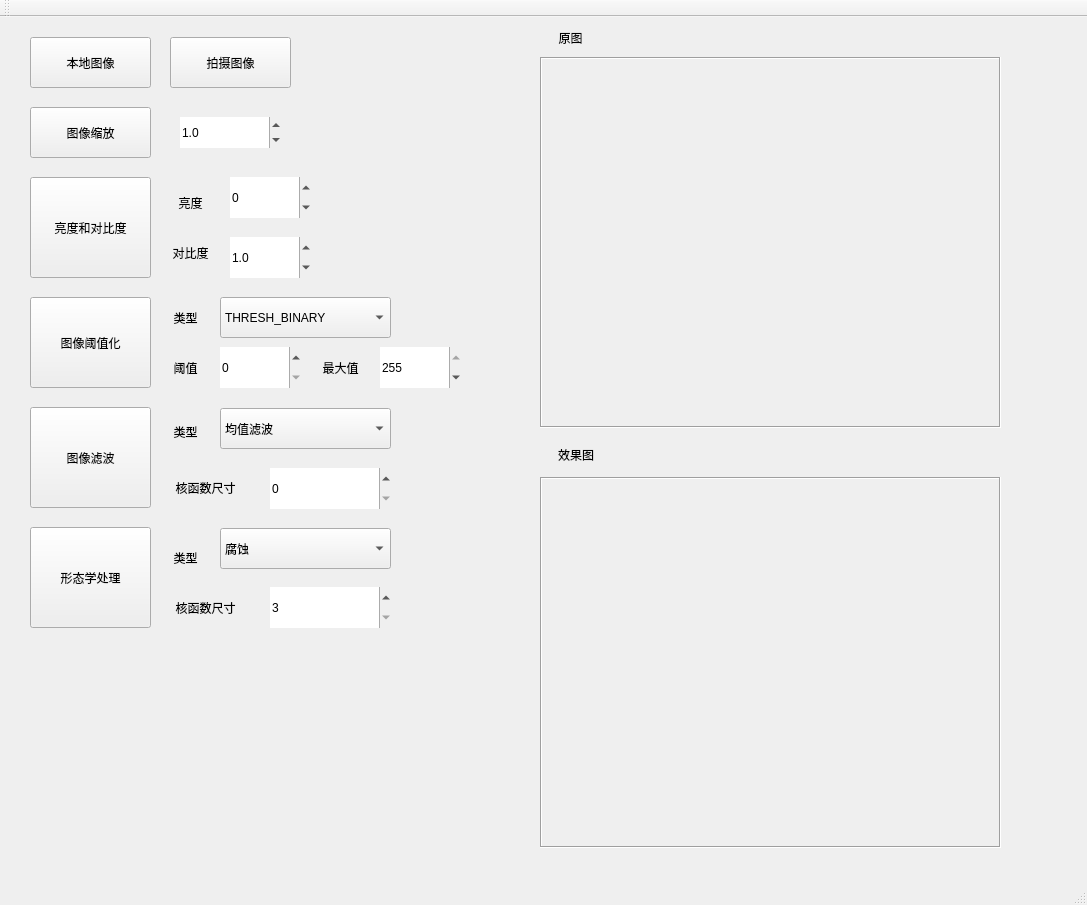
<?xml version="1.0" encoding="UTF-8"?>
<ui version="4.0">
 <class>DIPtestClass</class>
 <widget class="QMainWindow" name="DIPtestClass">
  <property name="geometry">
   <rect>
    <x>0</x>
    <y>0</y>
    <width>1087</width>
    <height>905</height>
   </rect>
  </property>
  <property name="windowTitle">
   <string>DIPtest</string>
  </property>
  <widget class="QWidget" name="centralWidget">
   <widget class="QPushButton" name="ImageLocal">
    <property name="geometry">
     <rect>
      <x>30</x>
      <y>20</y>
      <width>121</width>
      <height>51</height>
     </rect>
    </property>
    <property name="text">
     <string>本地图像</string>
    </property>
   </widget>
   <widget class="QPushButton" name="ImageCamera">
    <property name="geometry">
     <rect>
      <x>170</x>
      <y>20</y>
      <width>121</width>
      <height>51</height>
     </rect>
    </property>
    <property name="text">
     <string>拍摄图像</string>
    </property>
   </widget>
   <widget class="QPushButton" name="Resize">
    <property name="geometry">
     <rect>
      <x>30</x>
      <y>90</y>
      <width>121</width>
      <height>51</height>
     </rect>
    </property>
    <property name="text">
     <string>图像缩放</string>
    </property>
   </widget>
   <widget class="QPushButton" name="BrightContrast">
    <property name="geometry">
     <rect>
      <x>30</x>
      <y>160</y>
      <width>121</width>
      <height>101</height>
     </rect>
    </property>
    <property name="text">
     <string>亮度和对比度</string>
    </property>
   </widget>
   <widget class="QPushButton" name="Threshold">
    <property name="geometry">
     <rect>
      <x>30</x>
      <y>280</y>
      <width>121</width>
      <height>91</height>
     </rect>
    </property>
    <property name="text">
     <string>图像阈值化</string>
    </property>
   </widget>
   <widget class="QPushButton" name="Blur">
    <property name="geometry">
     <rect>
      <x>30</x>
      <y>390</y>
      <width>121</width>
      <height>101</height>
     </rect>
    </property>
    <property name="text">
     <string>图像滤波</string>
    </property>
   </widget>
   <widget class="QPushButton" name="ErodeDilate">
    <property name="geometry">
     <rect>
      <x>30</x>
      <y>510</y>
      <width>121</width>
      <height>101</height>
     </rect>
    </property>
    <property name="text">
     <string>形态学处理</string>
    </property>
   </widget>
   <widget class="QLabel" name="OriginText">
    <property name="geometry">
     <rect>
      <x>530</x>
      <y>10</y>
      <width>81</width>
      <height>21</height>
     </rect>
    </property>
    <property name="text">
     <string>原图</string>
    </property>
    <property name="textFormat">
     <enum>Qt::AutoText</enum>
    </property>
    <property name="alignment">
     <set>Qt::AlignCenter</set>
    </property>
    <property name="wordWrap">
     <bool>false</bool>
    </property>
   </widget>
   <widget class="QLabel" name="ProgressText">
    <property name="geometry">
     <rect>
      <x>540</x>
      <y>430</y>
      <width>72</width>
      <height>15</height>
     </rect>
    </property>
    <property name="text">
     <string>效果图</string>
    </property>
    <property name="alignment">
     <set>Qt::AlignCenter</set>
    </property>
   </widget>
   <widget class="QScrollArea" name="ImageArea_2">
    <property name="geometry">
     <rect>
      <x>540</x>
      <y>460</y>
      <width>461</width>
      <height>371</height>
     </rect>
    </property>
    <property name="frameShape">
     <enum>QFrame::Box</enum>
    </property>
    <property name="frameShadow">
     <enum>QFrame::Sunken</enum>
    </property>
    <property name="widgetResizable">
     <bool>false</bool>
    </property>
    <property name="alignment">
     <set>Qt::AlignCenter</set>
    </property>
    <widget class="QWidget" name="scrollAreaWidgetContents_2">
     <property name="geometry">
      <rect>
       <x>0</x>
       <y>0</y>
       <width>457</width>
       <height>367</height>
      </rect>
     </property>
    </widget>
   </widget>
   <widget class="QScrollArea" name="ImageArea">
    <property name="geometry">
     <rect>
      <x>540</x>
      <y>40</y>
      <width>461</width>
      <height>371</height>
     </rect>
    </property>
    <property name="frameShape">
     <enum>QFrame::Box</enum>
    </property>
    <property name="widgetResizable">
     <bool>false</bool>
    </property>
    <property name="alignment">
     <set>Qt::AlignCenter</set>
    </property>
    <widget class="QWidget" name="scrollAreaWidgetContents">
     <property name="geometry">
      <rect>
       <x>0</x>
       <y>0</y>
       <width>457</width>
       <height>367</height>
      </rect>
     </property>
    </widget>
   </widget>
   <widget class="QDoubleSpinBox" name="ResizeSpin">
    <property name="geometry">
     <rect>
      <x>180</x>
      <y>100</y>
      <width>101</width>
      <height>31</height>
     </rect>
    </property>
    <property name="frame">
     <bool>false</bool>
    </property>
    <property name="decimals">
     <number>1</number>
    </property>
    <property name="minimum">
     <double>0.100000000000000</double>
    </property>
    <property name="maximum">
     <double>20.000000000000000</double>
    </property>
    <property name="singleStep">
     <double>0.100000000000000</double>
    </property>
    <property name="value">
     <double>1.000000000000000</double>
    </property>
   </widget>
   <widget class="QFrame" name="frame">
    <property name="geometry">
     <rect>
      <x>30</x>
      <y>90</y>
      <width>261</width>
      <height>51</height>
     </rect>
    </property>
    <property name="frameShape">
     <enum>QFrame::NoFrame</enum>
    </property>
    <property name="frameShadow">
     <enum>QFrame::Plain</enum>
    </property>
    <property name="lineWidth">
     <number>1</number>
    </property>
   </widget>
   <widget class="QComboBox" name="ThreshCombo">
    <property name="geometry">
     <rect>
      <x>220</x>
      <y>280</y>
      <width>171</width>
      <height>41</height>
     </rect>
    </property>
    <property name="currentIndex">
     <number>0</number>
    </property>
    <property name="frame">
     <bool>true</bool>
    </property>
    <item>
     <property name="text">
      <string>THRESH_BINARY</string>
     </property>
    </item>
    <item>
     <property name="text">
      <string>THRESH_BINARY_INV</string>
     </property>
    </item>
    <item>
     <property name="text">
      <string>THRESH_TRUNC</string>
     </property>
    </item>
    <item>
     <property name="text">
      <string>THRESH_TOZERO</string>
     </property>
    </item>
    <item>
     <property name="text">
      <string>THRESH_TOZERO_INV</string>
     </property>
    </item>
   </widget>
   <widget class="QLabel" name="label_Bright">
    <property name="geometry">
     <rect>
      <x>160</x>
      <y>170</y>
      <width>61</width>
      <height>31</height>
     </rect>
    </property>
    <property name="text">
     <string>亮度</string>
    </property>
    <property name="alignment">
     <set>Qt::AlignCenter</set>
    </property>
   </widget>
   <widget class="QLabel" name="label_Contrast">
    <property name="geometry">
     <rect>
      <x>160</x>
      <y>220</y>
      <width>61</width>
      <height>31</height>
     </rect>
    </property>
    <property name="text">
     <string>对比度</string>
    </property>
    <property name="alignment">
     <set>Qt::AlignCenter</set>
    </property>
   </widget>
   <widget class="QDoubleSpinBox" name="ContrastSpin">
    <property name="geometry">
     <rect>
      <x>230</x>
      <y>220</y>
      <width>81</width>
      <height>41</height>
     </rect>
    </property>
    <property name="frame">
     <bool>false</bool>
    </property>
    <property name="alignment">
     <set>Qt::AlignLeading|Qt::AlignLeft|Qt::AlignVCenter</set>
    </property>
    <property name="decimals">
     <number>1</number>
    </property>
    <property name="minimum">
     <double>0.000000000000000</double>
    </property>
    <property name="maximum">
     <double>10.000000000000000</double>
    </property>
    <property name="singleStep">
     <double>1.000000000000000</double>
    </property>
    <property name="value">
     <double>1.000000000000000</double>
    </property>
   </widget>
   <widget class="QSpinBox" name="BrightSpin">
    <property name="geometry">
     <rect>
      <x>230</x>
      <y>160</y>
      <width>81</width>
      <height>41</height>
     </rect>
    </property>
    <property name="frame">
     <bool>false</bool>
    </property>
    <property name="minimum">
     <number>-100</number>
    </property>
    <property name="maximum">
     <number>100</number>
    </property>
    <property name="singleStep">
     <number>10</number>
    </property>
   </widget>
   <widget class="QLabel" name="label_Thresh_Type">
    <property name="geometry">
     <rect>
      <x>160</x>
      <y>280</y>
      <width>51</width>
      <height>41</height>
     </rect>
    </property>
    <property name="text">
     <string>类型</string>
    </property>
    <property name="alignment">
     <set>Qt::AlignCenter</set>
    </property>
   </widget>
   <widget class="QLabel" name="label_Thresh">
    <property name="geometry">
     <rect>
      <x>160</x>
      <y>330</y>
      <width>51</width>
      <height>41</height>
     </rect>
    </property>
    <property name="text">
     <string>阈值</string>
    </property>
    <property name="alignment">
     <set>Qt::AlignCenter</set>
    </property>
   </widget>
   <widget class="QSpinBox" name="ThreshSpin">
    <property name="geometry">
     <rect>
      <x>220</x>
      <y>330</y>
      <width>81</width>
      <height>41</height>
     </rect>
    </property>
    <property name="frame">
     <bool>false</bool>
    </property>
    <property name="maximum">
     <number>255</number>
    </property>
    <property name="singleStep">
     <number>10</number>
    </property>
   </widget>
   <widget class="QLabel" name="label_ThreshMax">
    <property name="geometry">
     <rect>
      <x>310</x>
      <y>330</y>
      <width>61</width>
      <height>41</height>
     </rect>
    </property>
    <property name="text">
     <string>最大值</string>
    </property>
    <property name="alignment">
     <set>Qt::AlignCenter</set>
    </property>
   </widget>
   <widget class="QSpinBox" name="ThreshMaxSpin">
    <property name="geometry">
     <rect>
      <x>380</x>
      <y>330</y>
      <width>81</width>
      <height>41</height>
     </rect>
    </property>
    <property name="frame">
     <bool>false</bool>
    </property>
    <property name="maximum">
     <number>255</number>
    </property>
    <property name="singleStep">
     <number>10</number>
    </property>
    <property name="value">
     <number>255</number>
    </property>
   </widget>
   <widget class="QLabel" name="label_Blur_Type">
    <property name="geometry">
     <rect>
      <x>160</x>
      <y>394</y>
      <width>51</width>
      <height>41</height>
     </rect>
    </property>
    <property name="text">
     <string>类型</string>
    </property>
    <property name="alignment">
     <set>Qt::AlignCenter</set>
    </property>
   </widget>
   <widget class="QLabel" name="label_Blur_Size">
    <property name="geometry">
     <rect>
      <x>160</x>
      <y>450</y>
      <width>91</width>
      <height>41</height>
     </rect>
    </property>
    <property name="text">
     <string>核函数尺寸</string>
    </property>
    <property name="alignment">
     <set>Qt::AlignCenter</set>
    </property>
   </widget>
   <widget class="QComboBox" name="BlurCombo">
    <property name="geometry">
     <rect>
      <x>220</x>
      <y>391</y>
      <width>171</width>
      <height>41</height>
     </rect>
    </property>
    <item>
     <property name="text">
      <string>均值滤波</string>
     </property>
    </item>
    <item>
     <property name="text">
      <string>中值滤波</string>
     </property>
    </item>
    <item>
     <property name="text">
      <string>高斯滤波</string>
     </property>
    </item>
   </widget>
   <widget class="QSpinBox" name="BlurSizeSpin">
    <property name="geometry">
     <rect>
      <x>270</x>
      <y>451</y>
      <width>121</width>
      <height>41</height>
     </rect>
    </property>
    <property name="frame">
     <bool>false</bool>
    </property>
    <property name="maximum">
     <number>10</number>
    </property>
   </widget>
   <widget class="QLabel" name="label_Morphology_Type">
    <property name="geometry">
     <rect>
      <x>160</x>
      <y>520</y>
      <width>51</width>
      <height>41</height>
     </rect>
    </property>
    <property name="text">
     <string>类型</string>
    </property>
    <property name="alignment">
     <set>Qt::AlignCenter</set>
    </property>
   </widget>
   <widget class="QLabel" name="label_Morphology_Size">
    <property name="geometry">
     <rect>
      <x>160</x>
      <y>570</y>
      <width>91</width>
      <height>41</height>
     </rect>
    </property>
    <property name="text">
     <string>核函数尺寸</string>
    </property>
    <property name="alignment">
     <set>Qt::AlignCenter</set>
    </property>
   </widget>
   <widget class="QComboBox" name="MorphologyCombo">
    <property name="geometry">
     <rect>
      <x>220</x>
      <y>511</y>
      <width>171</width>
      <height>41</height>
     </rect>
    </property>
    <item>
     <property name="text">
      <string>腐蚀</string>
     </property>
    </item>
    <item>
     <property name="text">
      <string>膨胀</string>
     </property>
    </item>
    <item>
     <property name="text">
      <string>开运算</string>
     </property>
    </item>
    <item>
     <property name="text">
      <string>闭运算</string>
     </property>
    </item>
   </widget>
   <widget class="QSpinBox" name="MorphologySizeSpin">
    <property name="geometry">
     <rect>
      <x>270</x>
      <y>570</y>
      <width>121</width>
      <height>41</height>
     </rect>
    </property>
    <property name="frame">
     <bool>false</bool>
    </property>
    <property name="minimum">
     <number>3</number>
    </property>
    <property name="maximum">
     <number>20</number>
    </property>
    <property name="value">
     <number>3</number>
    </property>
   </widget>
   <zorder>frame</zorder>
   <zorder>ImageLocal</zorder>
   <zorder>ImageCamera</zorder>
   <zorder>Resize</zorder>
   <zorder>BrightContrast</zorder>
   <zorder>Threshold</zorder>
   <zorder>Blur</zorder>
   <zorder>ErodeDilate</zorder>
   <zorder>OriginText</zorder>
   <zorder>ProgressText</zorder>
   <zorder>ImageArea_2</zorder>
   <zorder>ImageArea</zorder>
   <zorder>ResizeSpin</zorder>
   <zorder>ThreshCombo</zorder>
   <zorder>label_Bright</zorder>
   <zorder>label_Contrast</zorder>
   <zorder>ContrastSpin</zorder>
   <zorder>BrightSpin</zorder>
   <zorder>label_Thresh_Type</zorder>
   <zorder>label_Thresh</zorder>
   <zorder>ThreshSpin</zorder>
   <zorder>label_ThreshMax</zorder>
   <zorder>ThreshMaxSpin</zorder>
   <zorder>label_Blur_Type</zorder>
   <zorder>label_Blur_Size</zorder>
   <zorder>BlurCombo</zorder>
   <zorder>BlurSizeSpin</zorder>
   <zorder>label_Morphology_Type</zorder>
   <zorder>label_Morphology_Size</zorder>
   <zorder>MorphologyCombo</zorder>
   <zorder>MorphologySizeSpin</zorder>
  </widget>
  <widget class="QMenuBar" name="menuBar">
   <property name="geometry">
    <rect>
     <x>0</x>
     <y>0</y>
     <width>1087</width>
     <height>26</height>
    </rect>
   </property>
  </widget>
  <widget class="QToolBar" name="mainToolBar">
   <attribute name="toolBarArea">
    <enum>TopToolBarArea</enum>
   </attribute>
   <attribute name="toolBarBreak">
    <bool>false</bool>
   </attribute>
  </widget>
  <widget class="QStatusBar" name="statusBar"/>
 </widget>
 <layoutdefault spacing="6" margin="11"/>
 <resources>
  <include location="DIPtest.qrc"/>
 </resources>
 <connections>
  <connection>
   <sender>Resize</sender>
   <signal>clicked()</signal>
   <receiver>DIPtestClass</receiver>
   <slot>on_Resize_clicked()</slot>
   <hints>
    <hint type="sourcelabel">
     <x>81</x>
     <y>163</y>
    </hint>
    <hint type="destinationlabel">
     <x>201</x>
     <y>126</y>
    </hint>
   </hints>
  </connection>
  <connection>
   <sender>BrightContrast</sender>
   <signal>clicked()</signal>
   <receiver>DIPtestClass</receiver>
   <slot>on_BrightContrast_clicked()</slot>
   <hints>
    <hint type="sourcelabel">
     <x>91</x>
     <y>203</y>
    </hint>
    <hint type="destinationlabel">
     <x>209</x>
     <y>164</y>
    </hint>
   </hints>
  </connection>
  <connection>
   <sender>Threshold</sender>
   <signal>clicked()</signal>
   <receiver>DIPtestClass</receiver>
   <slot>on_Threshold_clicked()</slot>
   <hints>
    <hint type="sourcelabel">
     <x>91</x>
     <y>360</y>
    </hint>
    <hint type="destinationlabel">
     <x>200</x>
     <y>208</y>
    </hint>
   </hints>
  </connection>
  <connection>
   <sender>Blur</sender>
   <signal>clicked()</signal>
   <receiver>DIPtestClass</receiver>
   <slot>on_Blur_clicked()</slot>
   <hints>
    <hint type="sourcelabel">
     <x>93</x>
     <y>460</y>
    </hint>
    <hint type="destinationlabel">
     <x>202</x>
     <y>246</y>
    </hint>
   </hints>
  </connection>
  <connection>
   <sender>ErodeDilate</sender>
   <signal>clicked()</signal>
   <receiver>DIPtestClass</receiver>
   <slot>on_ErodeDilate_clicked()</slot>
   <hints>
    <hint type="sourcelabel">
     <x>89</x>
     <y>560</y>
    </hint>
    <hint type="destinationlabel">
     <x>199</x>
     <y>288</y>
    </hint>
   </hints>
  </connection>
  <connection>
   <sender>ImageLocal</sender>
   <signal>clicked()</signal>
   <receiver>DIPtestClass</receiver>
   <slot>on_ImageLocal_clicked()</slot>
   <hints>
    <hint type="sourcelabel">
     <x>83</x>
     <y>73</y>
    </hint>
    <hint type="destinationlabel">
     <x>137</x>
     <y>93</y>
    </hint>
   </hints>
  </connection>
  <connection>
   <sender>ResizeSpin</sender>
   <signal>valueChanged(double)</signal>
   <receiver>Resize</receiver>
   <slot>click()</slot>
   <hints>
    <hint type="sourcelabel">
     <x>198</x>
     <y>152</y>
    </hint>
    <hint type="destinationlabel">
     <x>148</x>
     <y>153</y>
    </hint>
   </hints>
  </connection>
 </connections>
 <slots>
  <slot>on_Resize_clicked()</slot>
  <slot>on_BrightContrast_clicked()</slot>
  <slot>on_Threshold_clicked()</slot>
  <slot>on_Blur_clicked()</slot>
  <slot>on_ErodeDilate_clicked()</slot>
  <slot>on_ImageLocal_clicked()</slot>
  <slot>ResizeSpin_ValueChanged(double)</slot>
 </slots>
</ui>
